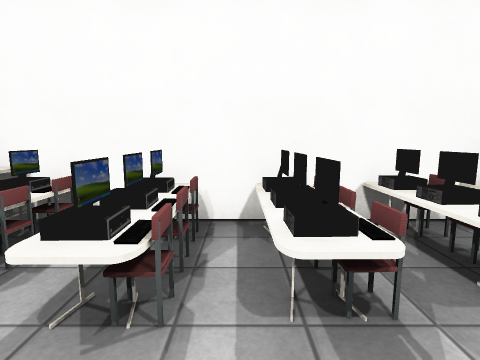
view 1 (above)

21 first-person views from a walk through a scene from a Unity 3-D project. The camera is 1.4 m above the floor, tilts 8° down and sees 80° across. The floor is counted in squares, 1 m on a side. Each view is taken from the middle of a square. On the plan, view 1 faces up. The plan holds only what a view shows up to about 14 squares ahead; the rest is blank. The place goes on beyond the plan. Some animated figures are not drawn. Some surface patterns are stand-ins.

view 2
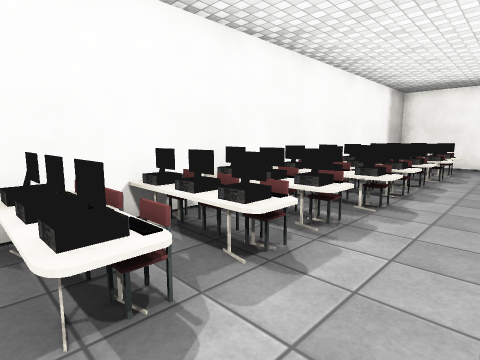

view 3
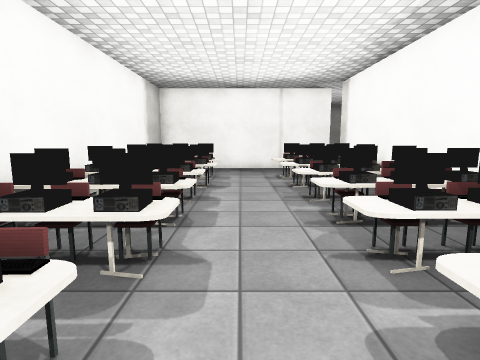

view 4
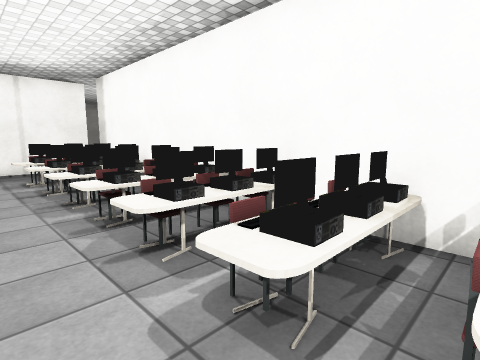

view 5
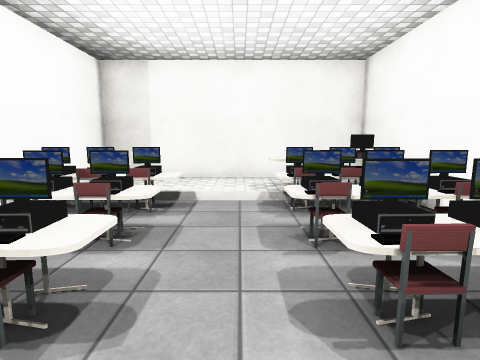

view 6
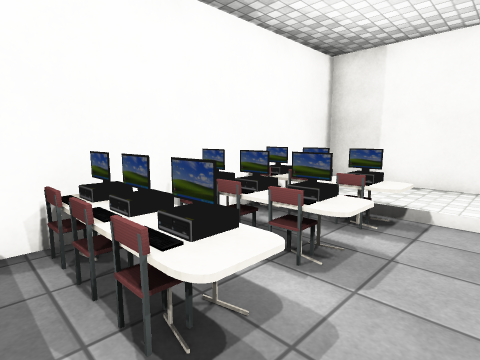

view 7
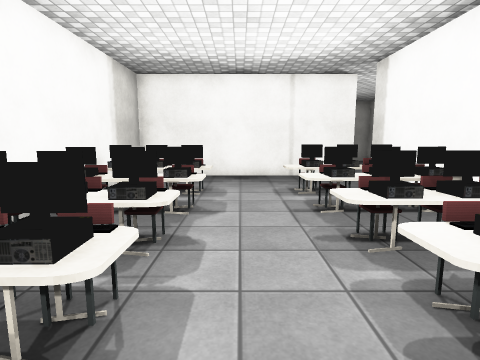

view 8
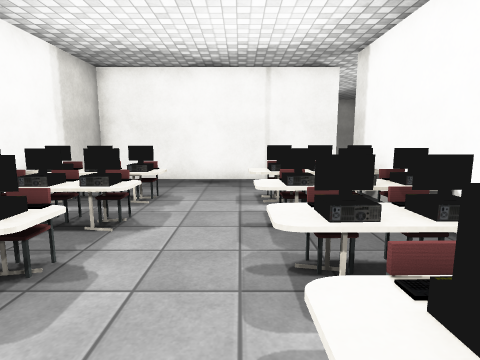

view 9
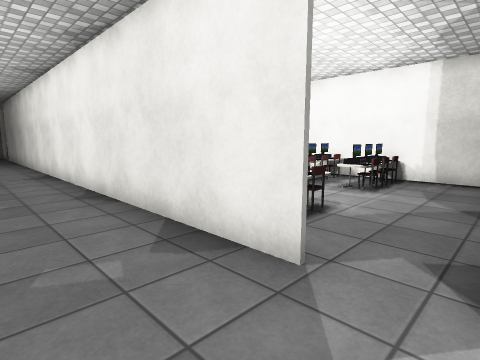

view 10
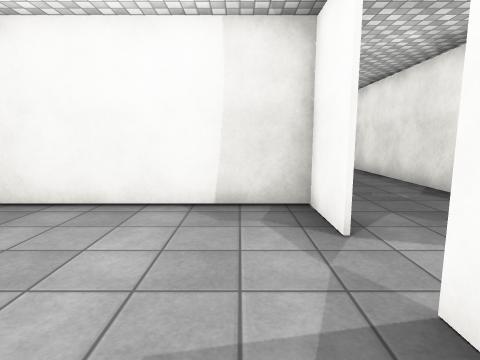

view 11
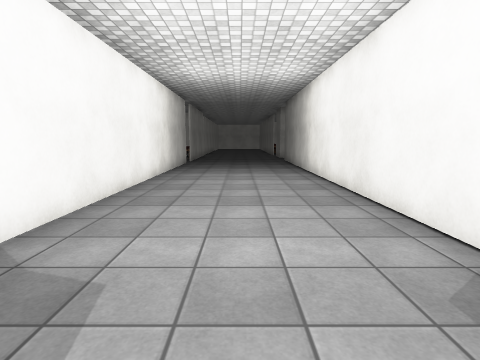

view 12
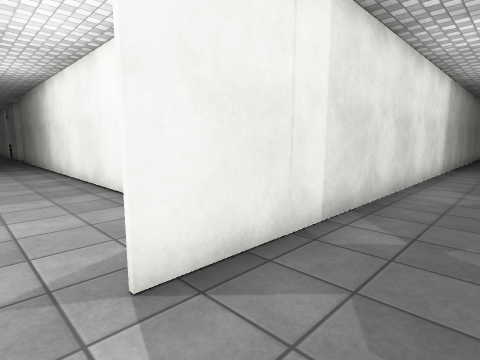

view 13
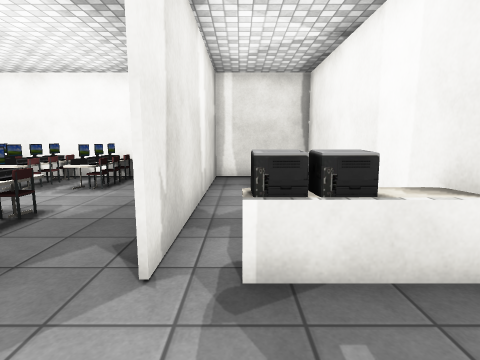

view 14
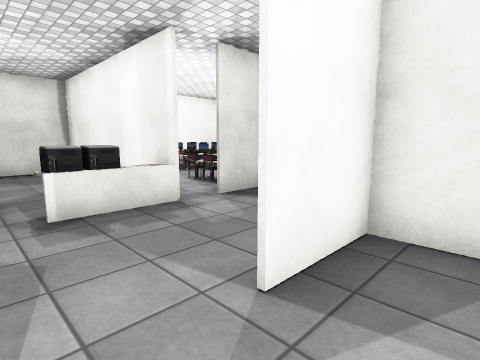

view 15
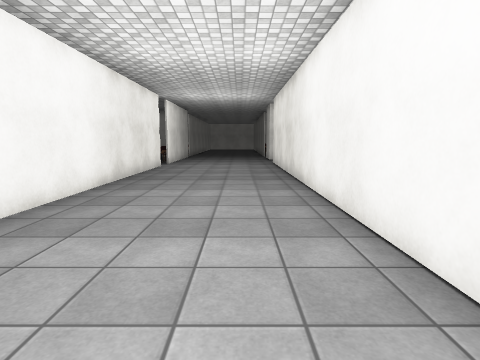

view 16
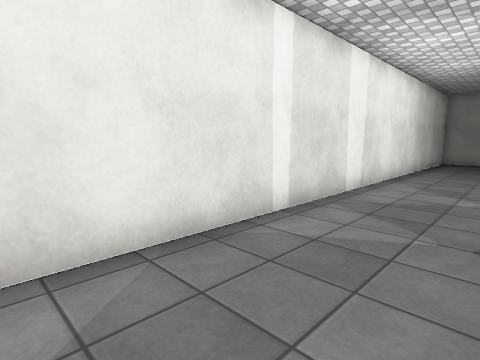

view 17
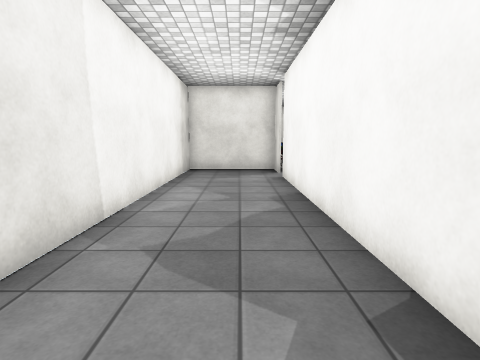

view 18
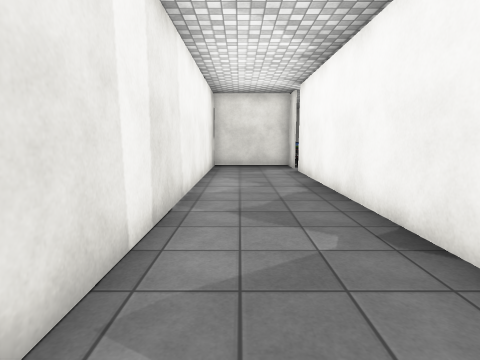

view 19
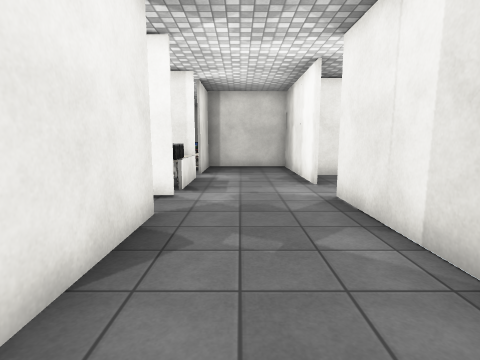

view 20
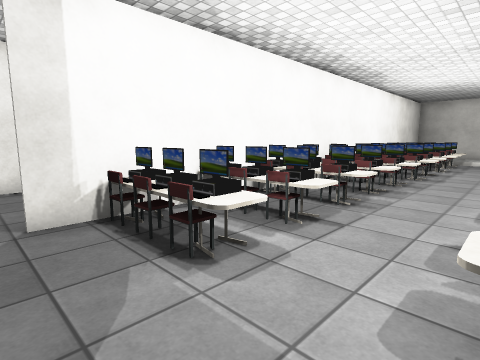

view 21
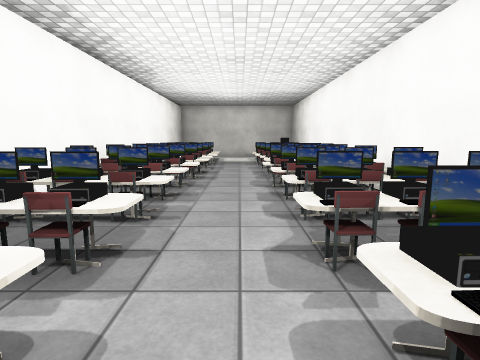

### Floor plan
Points are (right, up) in squares from view 1. A wall is a line through its corners. A room is listed if a view was taken in it or the views show most of it. See-through windows are left out.
Room 1 (views 1, 2, 3, 4, 5, 6, 7, 8, 9, 12, 13, 16, 17, 18, 19, 20, 21)
walls: (8.4, -3.3) (9.6, -3.3); (9.6, -3.4) (8.5, -3.4); (0.6, -3.4) (-0.5, -3.4); (12.4, -3.3) (15.4, -3.3); (-0.5, -3.3) (0.6, -3.3); (-3.4, -3.4) (-8, -3.4); (15.4, -3.4) (12.4, -3.4); (17, -3.4) (17, 4.9); (17.1, 4.9) (17.1, -3.4); (18.9, -7.4) (23.5, -7.4); (20.6, -3.4) (20.6, 1.5); (20.6, 4.8) (-6.1, 4.8) (-6.1, -3.3) (-3.4, -3.3); (22.5, -3.4) (21.9, -3.4); (-10.5, -3.5) (-10.5, -7.4) (17, -7.4)
low walls: (13.6, -2.2) (13.6, -1.5) (13.6, -2.1); (13.5, -0.2) (14, -0.2); (14.1, -1.3) (14.1, -1.9)
ways out: opening at (17.5, -7) to room 2; gap at (-9, -3); gap at (22, -3)
objects: other object (-5, 4); other object (-4, 2) to (-4, 3); computer (-3, -4); computer (-3, -1); other object (-3, 0); other object (-3, 1); chair (-3, 3); chair (-3, 4); other object (-2, -3); computer (-2, -2); chair (-2, -1); computer (-2, 3); computer (-2, 4); other object (-1, -4); other object (-1, -2); chair (-1, -1); other object (-1, 0); chair (-1, 1); computer (-1, 2); chair (-1, 3); other object (-1, 4); computer (0, -1); chair (0, 2); computer (0, 3); computer (0, 4); computer (1, -4); other object (1, -3); chair (1, -2); other object (1, -1); other object (1, 0); computer (1, 2); other object (1, 3); other object (1, 4); other object (2, -1); computer (2, 2); computer (2, 3); computer (2, 4); other object (3, -2); chair (3, -1); other object (3, 0); chair (3, 2); chair (3, 3); chair (3, 4); computer (4, -3); computer (4, -2); computer (4, -1); other object (4, 0); computer (4, 1); other object (4, 2); computer (4, 3); other object (4, 4); other object (5, -3); other object (5, -2); chair (5, -1); chair (5, 1); computer (6, -4); other object (6, -2); computer (6, 2); computer (6, 3); chair (7, -3); other object (7, -2); chair (7, -1); chair (7, 1); chair (7, 4); computer (8, -4); keyboard (8, -1); computer (8, 0); chair (8, 1); computer (8, 2); other object (8, 3); chair (8, 4); computer (9, 2); other object (9, 3); other object (9, 4); other object (10, -3); chair (10, -2); computer (10, -1); chair (10, 0); chair (10, 1); other object (10, 2); other object (10, 3); computer (11, -3); computer (11, -2); computer (11, -1); computer (11, 2); computer (11, 3); other object (11, 4); chair (12, -3); chair (12, -2); chair (12, -1); other object (12, 0); chair (12, 2); chair (12, 4); computer (13, -1); computer (13, 2); other object (13, 3); other object (13, 4); chair (14, -3); other object (14, -1); other object (14, 2); chair (15, -1); chair (15, 2); chair (15, 3); chair (15, 4); other object (18, -3) to (20, -2)
Room 2 (views 10, 11, 14, 15)
walls: (21.3, -8.9) (21.3, -7.4) (18.9, -7.4); (17, -7.4) (15, -7.4) (15, -23.1); (21.3, -23.1) (21.3, -10.8)
ways out: opening at (17.5, -7) to room 1

Where each view was taken, in squares from view 1:
view 1: 0 up, 0 right, facing up
view 2: 0 up, 0 right, facing up-right
view 3: 1 up, 3 right, facing right
view 4: 1 up, 3 right, facing down-right
view 5: 1 up, 3 right, facing left
view 6: 1 up, 2 right, facing down-left
view 7: 1 up, 6 right, facing right
view 8: 0 up, 7 right, facing right
view 9: 6 down, 17 right, facing up-left
view 10: 9 down, 21 right, facing left
view 11: 7 down, 18 right, facing down
view 12: 5 down, 18 right, facing down-left
view 13: 6 down, 18 right, facing up
view 14: 9 down, 17 right, facing up-right
view 15: 9 down, 17 right, facing down
view 16: 4 down, 9 right, facing down-left
view 17: 5 down, 3 right, facing left
view 18: 6 down, 5 right, facing left
view 19: 5 down, 10 right, facing right
view 20: 2 up, 16 right, facing down-left
view 21: 1 up, 15 right, facing left
